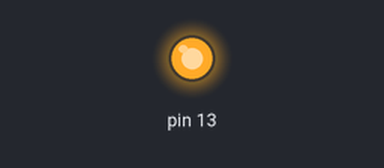
The sketch below on a simulated Arduino Uno, built for the host (arithmetic inside an expression is 32-bit, double 64-bit). Parts: output pins drawn as LEDs (lit = HIGH). What the sketch prints to the serial monitor is not drawn.

Above: at 0.7 s.
At 4.9 s:
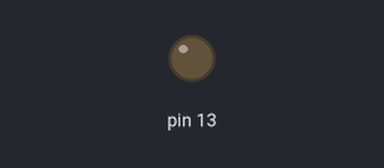
Timing chart, 0 to 6.5 s (numbered marks = the images above):
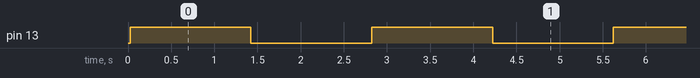

The sketch:

sketch_part3.ino
```cpp
#include "testasm.h"

void setup() {
  // put your setup code here, to run once
  Serial.begin(9600);
  Serial.print("fib(0) is: ");
  Serial.println(recurse(0));
  Serial.print("fib(1) is: ");
  Serial.println(recurse(1));
  Serial.print("fib(8) is: ");
  Serial.println(recurse(8));
  Serial.print("fib(16) is: ");
  Serial.println(recurse(16));
  Serial.print("fib(24) is: ");
  Serial.println(recurse(24));
  Serial.print("fib(28) is: ");
  Serial.println(recurse(35));
  pinMode (13, OUTPUT);
}

void loop() {
  // put your main code here, to run repeatedly:
  digitalWrite (13, HIGH);
  delay(1400);
  digitalWrite (13, LOW);
  delay(1400);
}
```

testasm.cpp
```cpp
#include "testasm.h"

/* the attribute "used" tells the compiler to not inline this function */
__attribute__((used))

unsigned int recurse(unsigned char n)
{
   unsigned int out;

     asm volatile (R"(

      .data
      ; any data values/static storage can go here

      .text


      ; holds left call value
      clr r23

      ; r22 holds value of n
      mov r22,%1

      sbr r21, 1

      call fib


  rjmp exit1

  fib:

      push r23
      push r22
      ; holds total value
      clr r24


      ; compare n with 0
      cp r22, r1
      breq ret_0

      ; compare n with 1
      cp r22, r21
      breq ret_1

      rjmp else


  ret_0:
      ; total += 0
      pop r22
      pop r23
      ret

  ret_1:
      ; total += 1

      add r24, r21
      ; rjmp exit1
      adc r24, r1

      pop r22
      pop r23
      ret

  else:

      ; n -= 1, f(n-1)
      sub r22, r21
      call fib

      ; save result of f(n-1)
      mov r23, r24

      clr r24
      ; n -= 1. f(n-2)
      sub r22, r21
      call fib

      ; f(n-2) + f(n-1)
      add r24, r23
      ; add carry bit
      adc r25, r1

      pop r22
      pop r23

      ret

  exit1:
      movw %0, r24

   )" : "=w" (out)  /* out is %0, and a 16-bit variable that is modified
             by the assembly language */
      : "r" (n)  /* n is %1, r24, r25, both are register-sized
              variables */
      : "r25", "r24", "r23", "r22");   /* r24, r25 are modified by this assembly
             language fragment */

     return out;
}
```

testasm.h
```cpp
unsigned int testasm (unsigned char, unsigned char);

unsigned int procedure (unsigned char, unsigned char);

unsigned int recurse (unsigned char);
```

Measured:
- by itself, pin 13: alternates HIGH for 1.4 s and LOW for 1.4 s
